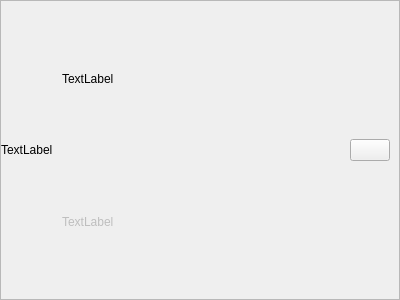
<?xml version="1.0" encoding="UTF-8"?>
<ui version="4.0">
 <class>StationWidget</class>
 <widget class="QWidget" name="StationWidget">
  <property name="geometry">
   <rect>
    <x>0</x>
    <y>0</y>
    <width>400</width>
    <height>300</height>
   </rect>
  </property>
  <property name="windowTitle">
   <string>Form</string>
  </property>
  <layout class="QVBoxLayout" name="verticalLayout">
   <property name="spacing">
    <number>0</number>
   </property>
   <property name="leftMargin">
    <number>0</number>
   </property>
   <property name="topMargin">
    <number>0</number>
   </property>
   <property name="rightMargin">
    <number>0</number>
   </property>
   <property name="bottomMargin">
    <number>0</number>
   </property>
   <item>
    <widget class="QFrame" name="frame">
     <property name="frameShape">
      <enum>QFrame::StyledPanel</enum>
     </property>
     <property name="frameShadow">
      <enum>QFrame::Raised</enum>
     </property>
     <layout class="QHBoxLayout" name="horizontalLayout">
      <property name="spacing">
       <number>0</number>
      </property>
      <property name="leftMargin">
       <number>0</number>
      </property>
      <property name="topMargin">
       <number>0</number>
      </property>
      <property name="rightMargin">
       <number>0</number>
      </property>
      <property name="bottomMargin">
       <number>0</number>
      </property>
      <item>
       <widget class="QLabel" name="iconLabel">
        <property name="sizePolicy">
         <sizepolicy hsizetype="Maximum" vsizetype="Ignored">
          <horstretch>0</horstretch>
          <verstretch>0</verstretch>
         </sizepolicy>
        </property>
        <property name="text">
         <string notr="true">TextLabel</string>
        </property>
        <property name="scaledContents">
         <bool>true</bool>
        </property>
       </widget>
      </item>
      <item>
       <layout class="QHBoxLayout" name="horizontalLayout_2">
        <property name="spacing">
         <number>6</number>
        </property>
        <property name="leftMargin">
         <number>9</number>
        </property>
        <property name="topMargin">
         <number>9</number>
        </property>
        <property name="rightMargin">
         <number>9</number>
        </property>
        <property name="bottomMargin">
         <number>9</number>
        </property>
        <item>
         <layout class="QVBoxLayout" name="verticalLayout_2">
          <item>
           <widget class="QLabel" name="nameLabel">
            <property name="sizePolicy">
             <sizepolicy hsizetype="Ignored" vsizetype="Preferred">
              <horstretch>0</horstretch>
              <verstretch>0</verstretch>
             </sizepolicy>
            </property>
            <property name="text">
             <string>TextLabel</string>
            </property>
           </widget>
          </item>
          <item>
           <widget class="QLabel" name="secondaryLabel">
            <property name="enabled">
             <bool>false</bool>
            </property>
            <property name="sizePolicy">
             <sizepolicy hsizetype="Ignored" vsizetype="Preferred">
              <horstretch>0</horstretch>
              <verstretch>0</verstretch>
             </sizepolicy>
            </property>
            <property name="text">
             <string>TextLabel</string>
            </property>
           </widget>
          </item>
         </layout>
        </item>
        <item>
         <widget class="QPushButton" name="playButton">
          <property name="sizePolicy">
           <sizepolicy hsizetype="Maximum" vsizetype="Fixed">
            <horstretch>0</horstretch>
            <verstretch>0</verstretch>
           </sizepolicy>
          </property>
          <property name="text">
           <string/>
          </property>
          <property name="icon">
           <iconset theme="media-playback-start"/>
          </property>
         </widget>
        </item>
       </layout>
      </item>
     </layout>
    </widget>
   </item>
  </layout>
 </widget>
 <resources/>
 <connections/>
</ui>
